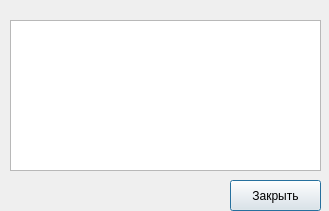
<?xml version="1.0" encoding="UTF-8"?>
<ui version="4.0">
 <class>DialogError</class>
 <widget class="QDialog" name="DialogError">
  <property name="geometry">
   <rect>
    <x>0</x>
    <y>0</y>
    <width>329</width>
    <height>211</height>
   </rect>
  </property>
  <property name="windowTitle">
   <string>Ошибка</string>
  </property>
  <widget class="QTextEdit" name="tb_error">
   <property name="geometry">
    <rect>
     <x>10</x>
     <y>20</y>
     <width>311</width>
     <height>151</height>
    </rect>
   </property>
   <property name="readOnly">
    <bool>true</bool>
   </property>
  </widget>
  <widget class="QPushButton" name="btn_close">
   <property name="geometry">
    <rect>
     <x>230</x>
     <y>180</y>
     <width>91</width>
     <height>31</height>
    </rect>
   </property>
   <property name="text">
    <string>Закрыть</string>
   </property>
  </widget>
 </widget>
 <resources/>
 <connections/>
</ui>
